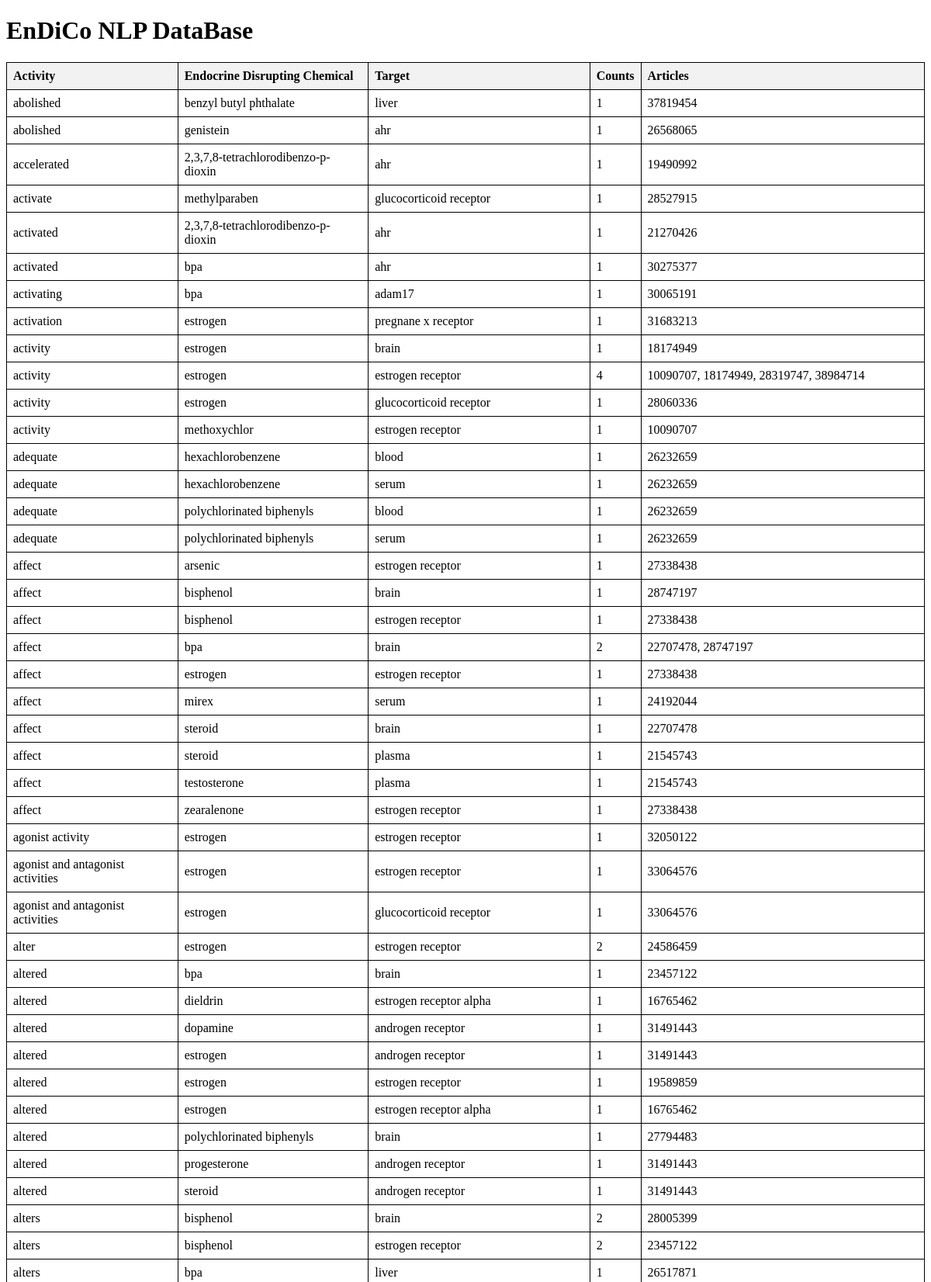
The page / (upper part) on the database its author committed.
### web_db.py (models this page shows)
class Sentences(Base):
    __tablename__ = 'sentences'
    activity = Column('activity', String, primary_key=True)
    endocrine_disrupting_chemical = Column('endocrine_disrupting_chemical', String, primary_key=True)
    target = Column('target', String, primary_key=True)
    counts = Column('counts', Integer)
    articles = Column('articles', Integer)

### web_db.py (the view)
@app.route('/')
def index():
    try:
        results = session.query(Sentences).all()
        return render_template('index.html', results=results)
    except OperationalError as e:
        return f"An error occurred: {e}"

### templates/index.html (shortened to what this page needs)
<!DOCTYPE html>
<html lang="en">
<head>
</head>
<body>
    <h1>EnDiCo NLP DataBase</h1>
    <table>
        <thead>
            <tr>
                <th>Activity</th>
                <th>Endocrine Disrupting Chemical</th>
                <th>Target</th>
                <th>Counts</th>
                <th>Articles</th>
            </tr>
        </thead>
        <tbody>
            {% for result in results %}
            <tr>
                <td>{{ result.activity }}</td>
                <td>{{ result.endocrine_disrupting_chemical }}</td>
                <td>{{ result.target }}</td>
                <td>{{ result.counts }}</td>
                <td>{{ result.articles }}</td>
            </tr>
            {% endfor %}
        </tbody>
    </table>
</body>
</html>

### templates/index.html (style rules this page uses)
table { width: 100%; border-collapse: collapse; }
table, th, td { border: 1px solid black; }
th, td { padding: 8px; text-align: left; }
th { background-color: #f2f2f2; }

### rows shown on the page
Sentences: activity "abolished", endocrine_disrupting_chemical "benzyl butyl phthalate", target "liver", counts "1", articles "37819454"
Sentences: activity "abolished", endocrine_disrupting_chemical "genistein", target "ahr", counts "1", articles "26568065"
Sentences: activity "accelerated", endocrine_disrupting_chemical "2,3,7,8-tetrachlorodibenzo-p-dioxin", target "ahr", counts "1", articles "19490992"
Sentences: activity "activate", endocrine_disrupting_chemical "methylparaben", target "glucocorticoid receptor", counts "1", articles "28527915"
Sentences: activity "activated", endocrine_disrupting_chemical "2,3,7,8-tetrachlorodibenzo-p-dioxin", target "ahr", counts "1", articles "21270426"
Sentences: activity "activated", endocrine_disrupting_chemical "bpa", target "ahr", counts "1", articles "30275377"
Sentences: activity "activating", endocrine_disrupting_chemical "bpa", target "adam17", counts "1", articles "30065191"
Sentences: activity "activation", endocrine_disrupting_chemical "estrogen", target "pregnane x receptor", counts "1", articles "31683213"
Sentences: activity "activity", endocrine_disrupting_chemical "estrogen", target "brain", counts "1", articles "18174949"
Sentences: activity "activity", endocrine_disrupting_chemical "estrogen", target "estrogen receptor", counts "4", articles "10090707, 18174949, 28319747, 38984714"
Sentences: activity "activity", endocrine_disrupting_chemical "estrogen", target "glucocorticoid receptor", counts "1", articles "28060336"
Sentences: activity "activity", endocrine_disrupting_chemical "methoxychlor", target "estrogen receptor", counts "1", articles "10090707"
Sentences: activity "adequate", endocrine_disrupting_chemical "hexachlorobenzene", target "blood", counts "1", articles "26232659"
Sentences: activity "adequate", endocrine_disrupting_chemical "hexachlorobenzene", target "serum", counts "1", articles "26232659"
Sentences: activity "adequate", endocrine_disrupting_chemical "polychlorinated biphenyls", target "blood", counts "1", articles "26232659"
Sentences: activity "adequate", endocrine_disrupting_chemical "polychlorinated biphenyls", target "serum", counts "1", articles "26232659"
Sentences: activity "affect", endocrine_disrupting_chemical "arsenic", target "estrogen receptor", counts "1", articles "27338438"
Sentences: activity "affect", endocrine_disrupting_chemical "bisphenol", target "brain", counts "1", articles "28747197"
Sentences: activity "affect", endocrine_disrupting_chemical "bisphenol", target "estrogen receptor", counts "1", articles "27338438"
Sentences: activity "affect", endocrine_disrupting_chemical "bpa", target "brain", counts "2", articles "22707478, 28747197"
Sentences: activity "affect", endocrine_disrupting_chemical "estrogen", target "estrogen receptor", counts "1", articles "27338438"
Sentences: activity "affect", endocrine_disrupting_chemical "mirex", target "serum", counts "1", articles "24192044"
Sentences: activity "affect", endocrine_disrupting_chemical "steroid", target "brain", counts "1", articles "22707478"
Sentences: activity "affect", endocrine_disrupting_chemical "steroid", target "plasma", counts "1", articles "21545743"
Sentences: activity "affect", endocrine_disrupting_chemical "testosterone", target "plasma", counts "1", articles "21545743"
Sentences: activity "affect", endocrine_disrupting_chemical "zearalenone", target "estrogen receptor", counts "1", articles "27338438"
Sentences: activity "agonist activity", endocrine_disrupting_chemical "estrogen", target "estrogen receptor", counts "1", articles "32050122"
Sentences: activity "agonist and antagonist activities", endocrine_disrupting_chemical "estrogen", target "estrogen receptor", counts "1", articles "33064576"
Sentences: activity "agonist and antagonist activities", endocrine_disrupting_chemical "estrogen", target "glucocorticoid receptor", counts "1", articles "33064576"
Sentences: activity "alter", endocrine_disrupting_chemical "estrogen", target "estrogen receptor", counts "2", articles "24586459"
Sentences: activity "altered", endocrine_disrupting_chemical "bpa", target "brain", counts "1", articles "23457122"
Sentences: activity "altered", endocrine_disrupting_chemical "dieldrin", target "estrogen receptor alpha", counts "1", articles "16765462"
Sentences: activity "altered", endocrine_disrupting_chemical "dopamine", target "androgen receptor", counts "1", articles "31491443"
Sentences: activity "altered", endocrine_disrupting_chemical "estrogen", target "androgen receptor", counts "1", articles "31491443"
Sentences: activity "altered", endocrine_disrupting_chemical "estrogen", target "estrogen receptor", counts "1", articles "19589859"
Sentences: activity "altered", endocrine_disrupting_chemical "estrogen", target "estrogen receptor alpha", counts "1", articles "16765462"
Sentences: activity "altered", endocrine_disrupting_chemical "polychlorinated biphenyls", target "brain", counts "1", articles "27794483"
Sentences: activity "altered", endocrine_disrupting_chemical "progesterone", target "androgen receptor", counts "1", articles "31491443"
Sentences: activity "altered", endocrine_disrupting_chemical "steroid", target "androgen receptor", counts "1", articles "31491443"
Sentences: activity "alters", endocrine_disrupting_chemical "bisphenol", target "brain", counts "2", articles "28005399"
Sentences: activity "alters", endocrine_disrupting_chemical "bisphenol", target "estrogen receptor", counts "2", articles "23457122"
Sentences: activity "alters", endocrine_disrupting_chemical "bpa", target "liver", counts "1", articles "26517871"
